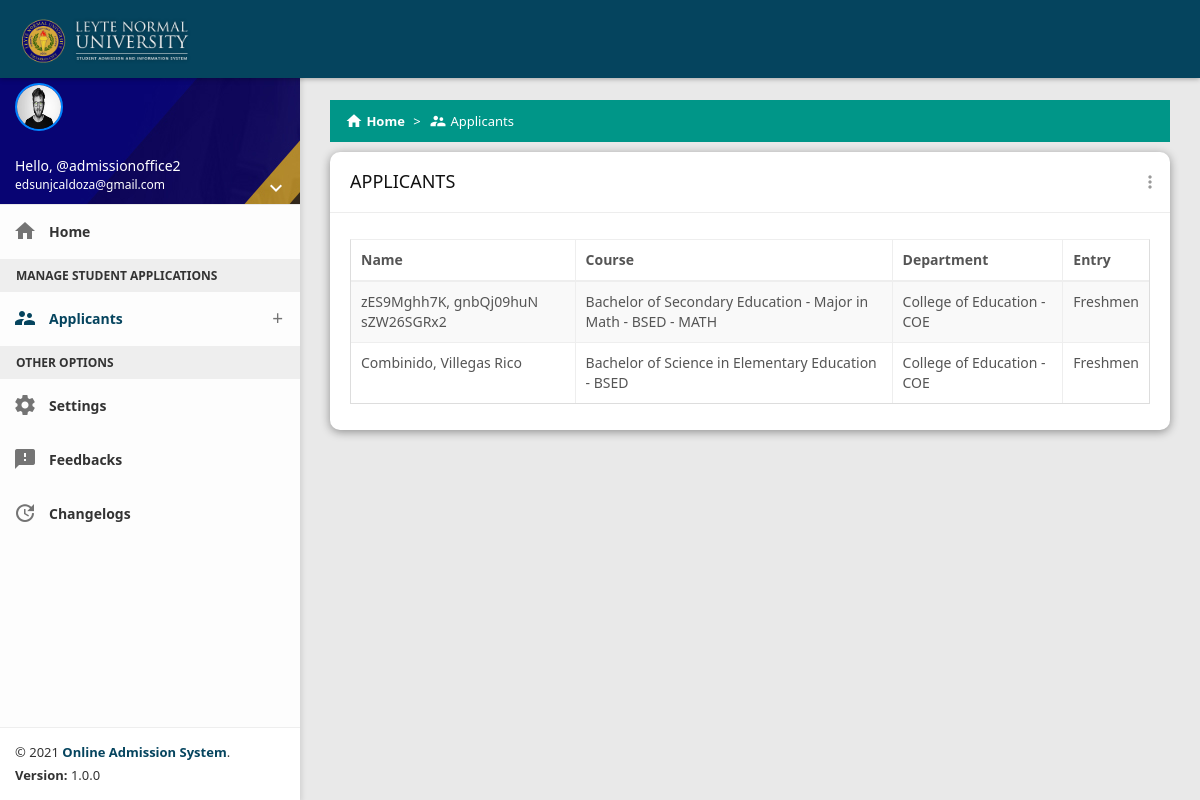
/staff/interviewer/applicant.php (signed in), run on an earlier commit of the app's database.
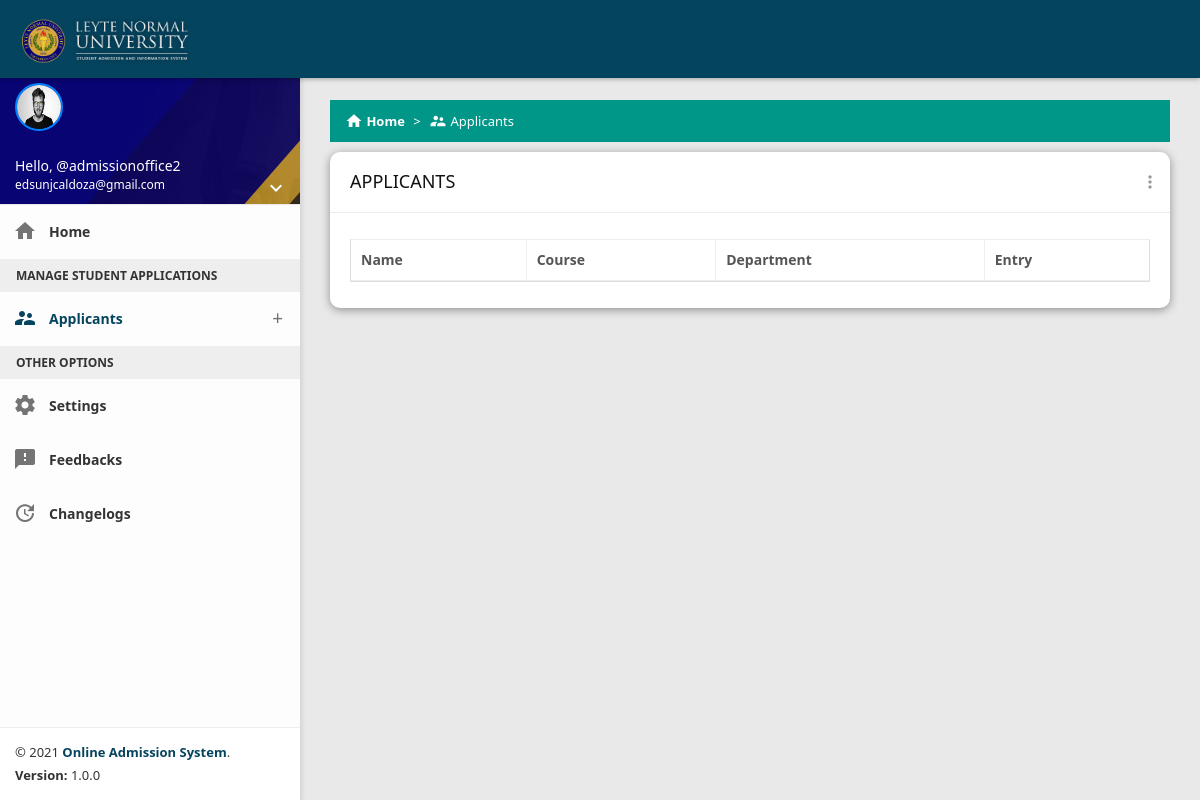
And on a later commit of the database.
### tables this page shows
CREATE TABLE `tbl_applicant` (
  `id` int(11) NOT NULL,
  `applicant_account_id` int(11) NOT NULL,
  `applicant_picture` varchar(100) NOT NULL,
  `school_year_id` int(11) NOT NULL,
  `entry` varchar(100) NOT NULL,
  `semester` varchar(50) NOT NULL,
  `program_first_choice` varchar(100) NOT NULL,
  `program_second_choice` varchar(100) NOT NULL,
  `dept_id` int(11) NOT NULL,
  `course_id` int(11) NOT NULL,
  `first_name` varchar(20) NOT NULL,
  `middle_name` varchar(20) NOT NULL,
  `last_name` varchar(20) NOT NULL,
  `date_birth` varchar(100) NOT NULL,
  `age` int(11) NOT NULL,
  `gender` varchar(50) NOT NULL,
  `height_feet` int(11) NOT NULL,
  `height_inches` int(11) NOT NULL,
  `weight` int(11) NOT NULL,
  `civil_status` varchar(50) NOT NULL,
  `place_birth` varchar(100) NOT NULL,
  `citizenship` varchar(100) NOT NULL,
  `address` varchar(100) NOT NULL,
  `mailing_address` varchar(100) NOT NULL,
  `religion` varchar(100) NOT NULL,
  `mobile_number` varchar(100) NOT NULL,
  `father_name` varchar(100) NOT NULL,
  `father_citizenship` varchar(100) NOT NULL,
  `father_contact` varchar(100) NOT NULL,
  `father_email` varchar(100) NOT NULL,
  `father_occupation` varchar(100) NOT NULL,
  `father_employer_address` varchar(100) NOT NULL,
  `mother_name` varchar(100) NOT NULL,
  `mother_citizenship` varchar(100) NOT NULL,
  `mother_contact` varchar(100) NOT NULL,
  `mother_email` varchar(100) NOT NULL,
  `mother_occupation` varchar(100) NOT NULL,
  `mother_employer_address` varchar(100) NOT NULL,
  `guardian_name` varchar(100) NOT NULL,
  `guardian_citizenship` varchar(100) NOT NULL,
  `guardian_contact` varchar(100) NOT NULL,
  `guardian_email` varchar(100) NOT NULL,
  `guardian_occupation` varchar(100) NOT NULL,
  `guardian_employer_address` varchar(100) NOT NULL,
  `kinder_name` varchar(100) NOT NULL,
  `kinder_address` varchar(100) NOT NULL,
  `kinder_year_graduated` varchar(100) NOT NULL,
  `kinder_honors` varchar(1000) NOT NULL,
  `elem_name` varchar(100) NOT NULL,
  `elem_address` varchar(100) NOT NULL,
  `elem_year_graduated` varchar(100) NOT NULL,
  `elem_honors` varchar(1000) NOT NULL,
  `jhs_name` varchar(100) NOT NULL,
  `jhs_address` varchar(100) NOT NULL,
  `jhs_year_graduated` varchar(100) NOT NULL,
  `jhs_honors` varchar(1000) NOT NULL,
  `shs_name` varchar(100) NOT NULL,
  `shs_address` varchar(100) NOT NULL,
  `shs_year_graduated` varchar(100) NOT NULL,
  `shs_honors` varchar(1000) NOT NULL,
  `college_name` varchar(100) NOT NULL,
  `college_address` varchar(100) NOT NULL,
  `college_year_graduated` varchar(100) NOT NULL,
  `college_honors` varchar(1000) NOT NULL,
  `college_name2` varchar(100) NOT NULL,
  `college_address2` varchar(100) NOT NULL,
  `college_year_graduated2` varchar(100) NOT NULL,
  `college_honors2` varchar(1000) NOT NULL,
  `report_card` varchar(1000) NOT NULL,
  `reference_name` varchar(100) NOT NULL,
  `reference_address` varchar(100) NOT NULL,
  `reference_contact` varchar(100) NOT NULL,
  `reference_name2` varchar(100) NOT NULL,
  `reference_address2` varchar(100) NOT NULL,
  `reference_contact2` varchar(100) NOT NULL,
  `previous_application` varchar(50) NOT NULL,
  `previous_academic_year` varchar(50) NOT NULL,
  `hobbies` varchar(50) NOT NULL,
  `club_member` varchar(50) NOT NULL,
  `club_name` varchar(100) NOT NULL,
  `disability` varchar(100) NOT NULL,
  `disability_name` varchar(100) NOT NULL,
  `medical_certificate_image` varchar(100) NOT NULL,
  `personal_statement` varchar(1000) NOT NULL,
  `form_status` varchar(50) NOT NULL,
  `fs_timestamp` varchar(50) NOT NULL,
  `exam_status` varchar(50) NOT NULL,
  `es_timestamp` varchar(50) NOT NULL,
  `interview_status` varchar(50) NOT NULL,
  `is_timestamp` varchar(50) NOT NULL,
  `admission_status` varchar(50) NOT NULL,
  `as_timestamp` varchar(50) NOT NULL,
  `application_date` timestamp NOT NULL DEFAULT current_timestamp()
);

CREATE TABLE `tbl_course` (
  `id` int(11) NOT NULL,
  `course_name` varchar(100) NOT NULL,
  `course_acronym` varchar(50) NOT NULL,
  `unit_id` int(11) NOT NULL
);

CREATE TABLE `tbl_department` (
  `id` int(11) NOT NULL,
  `dept_name` varchar(50) NOT NULL,
  `dept_acronym` varchar(50) NOT NULL
);

### staff/interviewer/applicant.php (the view, shortened to what this page needs)
<!DOCTYPE html>
<html>
<?php
    include 'includes/header.php';
    include 'includes/topbar.php';
?>
    <section>
        <?php
            include 'includes/left_sidebar.php';
        ?>
    </section>
    <section class="content">
        <div class="container-fluid">
            <div class="row clearfix">
                <div class="col-lg-12 col-md-12 col-sm-12 col-xs-12">
                    <?php include 'includes/breadcrumbs_applicant.php';?>
                    <div class="card">
                        <div class="header">
                            <h2>
                                APPLICANTS
                            </h2>
                            <ul class="header-dropdown m-r--5">
                                <li class="dropdown">
                                    <a href="javascript:void(0);" class="dropdown-toggle" data-toggle="dropdown" role="button" aria-haspopup="true" aria-expanded="false">
                                        <i class="material-icons">more_vert</i>
                                    </a>
                                </li>
                            </ul>
                        </div>
                        <div class="body">
                            <div class="table-responsive">
                                <table class="table table-bordered table-striped table-hover dataTable js-exportable">
                                    <thead>
                                        <tr>
                                            <th>Name</th>
                                            <th>Course</th>
                                            <th>Department</th>
                                            <th>Entry</th>
                                        </tr>
                                    </thead>
                                    <tbody>
                                        <?php
                                            require 'be/database/db_pdo.php';
                                            $sql = $conn->prepare("SELECT *, tbl_applicant.id FROM tbl_applicant
                                            LEFT JOIN tbl_course ON tbl_course.id=tbl_applicant.course_id
                                            LEFT JOIN tbl_unit ON tbl_unit.id=tbl_course.unit_id
                                            LEFT JOIN tbl_department ON tbl_department.id=tbl_unit.unit_dept_id");
                                            $sql->execute();
                                            while($fetch = $sql->fetch()){
                                        ?>
                                        <tr>
                                            <td>
                                                <?php
                                                    echo $fetch['last_name'];
                                                    echo ', ';
                                                    echo $fetch['middle_name'];
                                                    echo $fetch['first_name'];
                                                ?></td>
                                            <td><?php
                                                    echo $fetch['course_name'];
                                                    echo ' - ';
                                                    echo $fetch['course_acronym'];
                                            ?></td>
                                            <td><?php
                                                    echo $fetch['dept_name'];
                                                    echo ' - ';
                                                    echo $fetch['dept_acronym'];
                                            ?></td>
                                            <td><?php echo $fetch['entry']; ?></td>
                                            <?php
                                            }
                                        ?>
                                        </tr>
                                    </tbody>
                                </table>
                            </div>
                        </div>
                    </div>
                </div>
            </div>
        </div>
    </section>
</body>
</html>

What changed in the data, as far as the page shows it:
removed tbl_applicant: last_name "zES9Mghh7K", middle_name "gnbQj09huN", first_name "sZW26SGRx2", course.course_name "Bachelor of Secondary Education - Major in Math", course.course_acronym "BSED - MATH", tbl_department.dept_name "College of Education", tbl_department.dept_acronym "COE", entry "Freshmen"
removed tbl_applicant: last_name "Combinido", middle_name "Villegas", first_name "Rico", course.course_name "Bachelor of Science in Elementary Education", course.course_acronym "BSED", tbl_department.dept_name "College of Education", tbl_department.dept_acronym "COE", entry "Freshmen"
